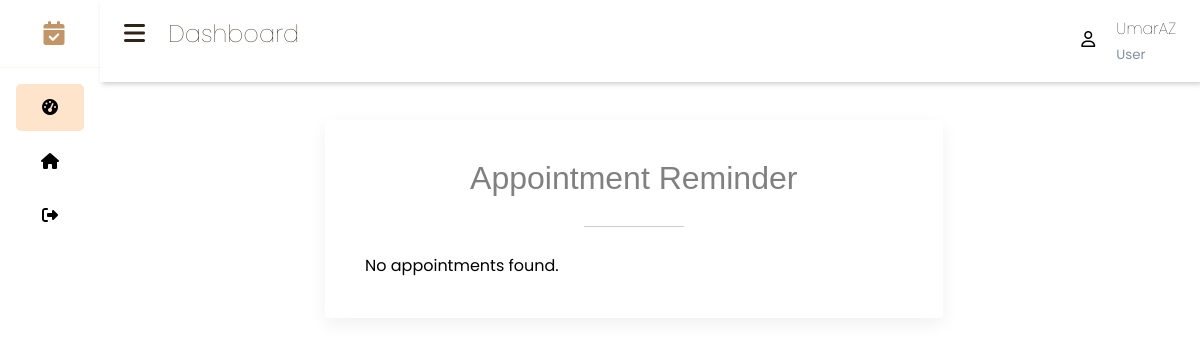
/client_dashboard (signed in), run on an earlier commit of the app's database.
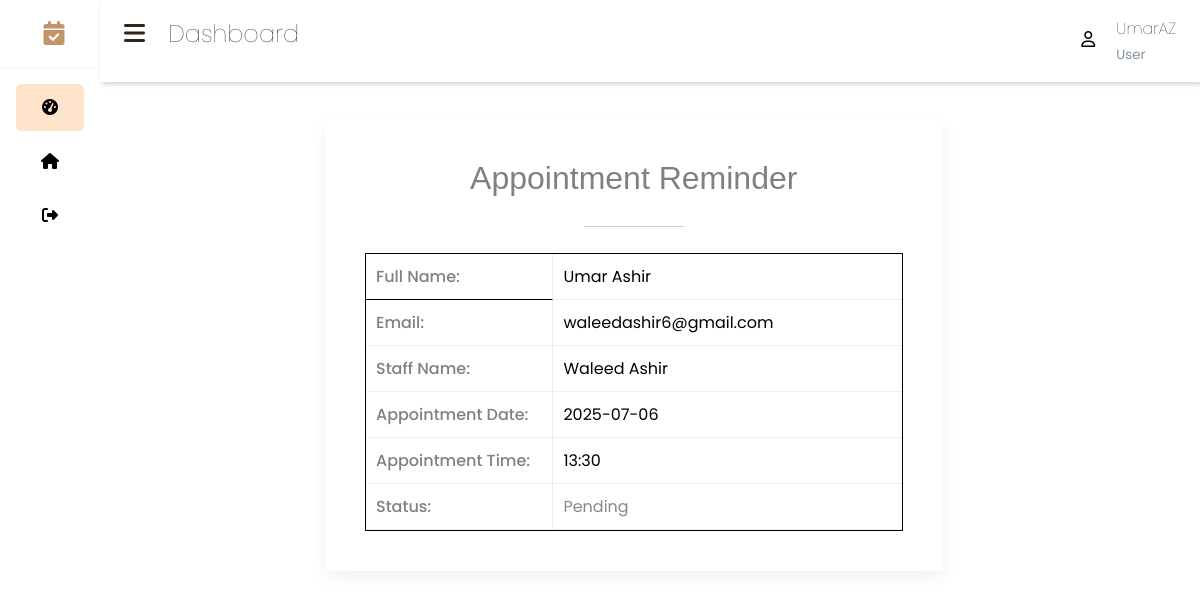
And on a later commit of the database.
### app/models.py (models this page shows, shortened)
class Appointment(db.Model):
    id = db.Column(db.Integer, primary_key=True)
    client_id = db.Column(db.Integer, db.ForeignKey('user.id'), nullable=False)
    client_name = db.Column(db.String(100), nullable=False)
    client_mail = db.Column(db.String(100), nullable=False)
    appointment_date = db.Column(db.String(10), nullable=False)
    appointment_time = db.Column(db.String(5), nullable=False)
    person_name = db.Column(db.String(100), nullable=False)
    status = db.Column(db.String(20), default='pending')  # 'pending', 'accepted', 'rescheduled', 'canceled'
    staff_reason = db.Column(db.String(255))  # Reason for reschedule/cancel

### app/routes.py (the view)
    @app.route('/client_dashboard')
    @login_required
    def client_dashboard():
        if current_user.role != 'client':
            return redirect(url_for('staff_dashboard'))
        appointments = Appointment.query.filter_by(client_id=current_user.id, status='pending').all()
        client_username = current_user.username
        return render_template('client_dashboard.html', appointments=appointments, client_username=client_username)

### app/templates/client_dashboard.html (shortened to what the changed rows need)
{% extends 'client_base.html' %}
{% block content %}
        <table cellspacing="0" border="0" cellpadding="0" width="100%"
            style="@import url(https://fonts.googleapis.com/css?family=Rubik:300,400,500,700|Open+Sans:300,400,600,700); font-family: 'Poppins', sans-serif;">
        <tr>
        <td>
        <table style= "max-width:650px; margin:0 auto;" width="100%" border="0"
            align="center" cellpadding="0" cellspacing="0">
        <tr>
        <td>
        <table width="95%" border="0" align="center" cellpadding="0" cellspacing="0"                        style="max-width:670px; background:rgb(255, 255, 255); border-radius:3px;-webkit-box-shadow:0 6px 18px 0 rgba(0,0,0,.06);-moz-box-shadow:0 6px 18px 0 rgba(0,0,0,.06);box-shadow:0 6px 18px 0 rgba(0,0,0,.06);padding:0 40px;">
                <tr>
                                     <td style="padding:0 15px; text-align:center;">
                                <h1 style="color:grey; font-weight:400; margin:0;font-size:32px;font-family:'Rubik',sans-serif;">Appointment Reminder</h1>
                            </td>
                        </tr>
                        <tr>
                            <td>{% if appointments%}
                                <table cellpadding="0" cellspacing="0"
                                    style="width: 100%; border: 1px solid #000000">
                                    {% for appointment in appointments %}
                                    <tbody>
                                        <tr>
                                            <td
                                                style="padding: 10px; border-bottom: 1px solid #000000; border-right: 1px solid #ededed; width: 35%; font-weight:500; color:gray">
                                                Full Name:</td>
                                            <td
                                                style="padding: 10px; border-bottom: 1px solid #ededed;">
                                                {{ appointment.client_name }}</td>
                                        </tr>
                                        <tr>
                                            <td
                                                style="padding: 10px; border-bottom: 1px solid #ededed; border-right: 1px solid #ededed; width: 35%; font-weight:500; color:gray">
                                                Email:</td>
                                            <td
                                                style="padding: 10px; border-bottom: 1px solid #ededed;">
                                                {{ appointment.client_mail }}</td>
                                        </tr>
                                        <tr>
                                            <td
                                                style="padding: 10px; border-bottom: 1px solid #ededed;border-right: 1px solid #ededed; width: 35%; font-weight:500; color:gray">
                                                Staff Name:</td>
                                            <td
                                                style="padding: 10px; border-bottom: 1px solid #ededed;">
                                                {{ appointment.person_name}}</td>
                                        </tr>
                                        <tr>
                                            <td
                                                style="padding: 10px;  border-bottom: 1px solid #ededed; border-right: 1px solid #ededed; width: 35%;font-weight:500; color:gray">
                                                Appointment Date:</td>
                                            <td
                                                style="padding: 10px; border-bottom: 1px solid #ededed;">
                                                {{ appointment.appointment_date }}</td>
                                        </tr>
                                        <tr>
                                            <td
                                                style="padding: 10px; border-bottom: 1px solid #ededed; border-right: 1px solid #ededed; width: 35%;font-weight:500; color:gray">
                                                Appointment Time:</td>
                                            <td
                                                style="padding: 10px; border-bottom: 1px solid #ededed;">
                                                {{ appointment.appointment_time }}</td>
                                        </tr>
                                        <tr>
                                            <td
                                                style="padding: 10px; border-bottom: 1px solid #ededed; border-right: 1px solid #ededed; width: 35%; font-weight:500; color:gray">
                                                Status:</td>
                                            <td
                                                style="padding: 10px; border-bottom: 1px solid #ededed;">
                                                {% if appointment.status == 'pending' %}
                                                    <span style="color: #888;">Pending</span>
                                                {% elif appointment.status == 'accepted' %}
                                                    <span style="color: green;">Accepted</span>
                                                {% elif appointment.status == 'rescheduled' %}
                                                    <span style="color: orange;">Rescheduled</span>
                                                {% elif appointment.status == 'canceled' %}
                                                    <span style="color: red;">Canceled</span>
                                                {% endif %}
                                            </td>
                                        </tr>
                                    </tbody>
                                    {% endfor %}
                         </table>{% else %}
                                            <p>No appointments found.</p>
                            </td>{% endif%}
                        </tr>
                    </table>
                </td>
            </tr>
        </table>
{% endblock content %}

What changed in the data, as far as the page shows it:
added Appointment: client_name "Umar Ashir", client_mail "waleedashir6@gmail.com", person_name "Waleed Ashir", appointment_date "2025-07-06", appointment_time "13:30", status "Pending"
Also different on the page:
text no longer shown: "No appointments found."
